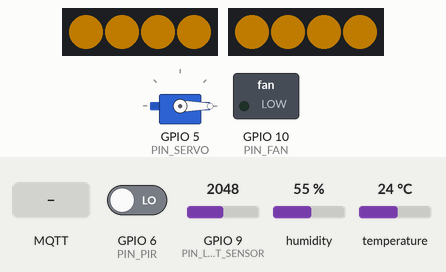
Simulated run of this program. Board: ESP32. Shown: 2 × 4 RGB LEDs in strip order, left to right, servo, switched loads named in the program (green lamp = pin HIGH). The test bench sets the inputs (shaded band); at power-on: temperature 24 °C, GPIO 6 (PIN_PIR) LOW, GPIO 9 (PIN_LIGHT_SENSOR) = 2048, humidity 55 %. Dim RGB values are drawn brighter than linear; WiFi joins after 1.5 s; servers stay silent unless stated; no MQTT or app messages arrive unless stated; what the program prints to the serial monitor is not drawn.

Above: at 7.3 s.
7.4 s: temperature set to 29.3 °C
13.5 s: temperature set to 30.5 °C
At 22.5 s:
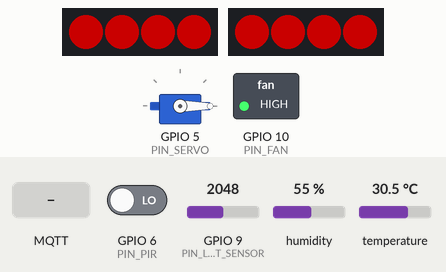
23.5 s: GPIO 6 (PIN_PIR) driven HIGH
At 26.8 s:
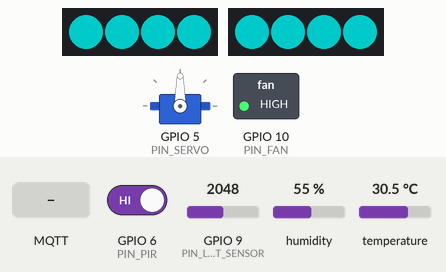
37.5 s: MQTT message "1" arrives on the first subscribed topic
At 42.7 s:
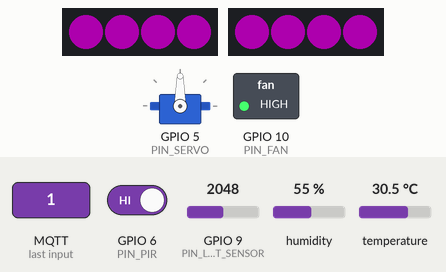
45.6 s: temperature set to 25.6 °C
56.4 s: temperature set to 24.2 °C
At 66.1 s:
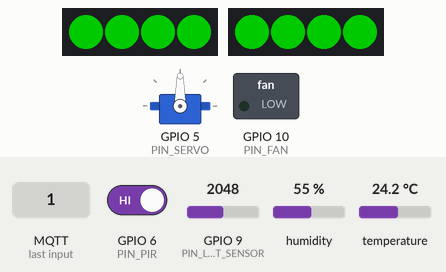
Timing chart, 0 to 67.6 s (numbered marks = the images above; inputs shaded):
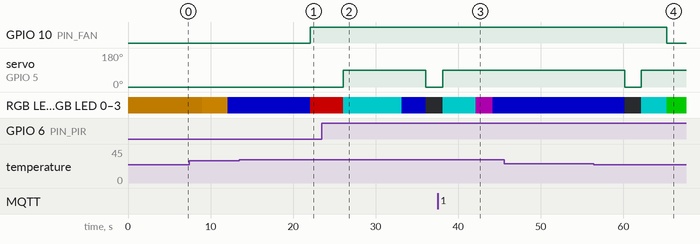

The program:

main.cpp
```cpp
#include <Arduino.h>

#include "utils/logger.h"
#include "config/config.h"

#include "system/timer_manager.h"
#include "system/event_queue.h"

#include "drivers/dht20.h"

#include "tasks/tasks.h"

#include "services/climate_service.h"
#include "services/motion_service.h"
#include "services/command_service.h"
#include "services/light_service.h"

#include "communication/wifi_manager.h"
#include "communication/mqtt_client.h"

static void dispatch_event(event_t *event)
{
  climate_service_handle(event);
  motion_service_handle(event);
  command_service_handle(event);
  light_service_handle(event);
}

void setup()
{
  log_init();

  event_queue_init();
  time_manager_init();

  DHT20_init();
  wifi_manager_init();
  mqtt_client_init();

  climate_service_init();
  motion_service_init();
  command_service_init();
  light_service_init();

  tasks_init();
}

void loop()
{
  wifi_manager_loop();
  mqtt_client_loop();
  time_manager_update();
  motion_service_tick();

  event_t event;

  if (event_queue_pop(&event))
  {
    delay(2000);
    dispatch_event(&event);
  }
}
```

mqtt_client.h
```cpp
#ifndef MQTT_CLIENT_H
#define MQTT_CLIENT_H

#include <PubSubClient.h>

#include "communication/wifi_manager.h"
#include "system/event_queue.h"

void mqtt_client_init();
void mqtt_client_loop();

void mqtt_client_publish_temperature(float temperature);
void mqtt_client_publish_humidity(float humidity);
void mqtt_client_publish_motion(bool motion);

#endif // MQTT_CLIENT_H
```

wifi_manager.h
```cpp
#ifndef WIFI_MANAGER_H
#define WIFI_MANAGER_H

#include <WiFi.h>

#include "config/config.h"
#include "utils/logger.h"

typedef enum
{
    WIFI_STATE_DISCONNECTED = 0,
    WIFI_STATE_CONNECTING,
    WIFI_STATE_CONNECTED
} wifi_state_t;

void wifi_manager_init();
void wifi_manager_loop();

bool wifi_is_connected();

#endif // WIFI_MANAGER_H
```

climate_service.h
```cpp
#ifndef CLIMATE_SERVICE_H
#define CLIMATE_SERVICE_H

#include <cstdio>

#include "config/config.h"
#include "system/event_queue.h"
#include "drivers/dht20.h"
#include "drivers/fan.h"
#include "drivers/led.h"
#include "communication/mqtt_client.h"
#include "utils/logger.h"

typedef enum
{
    CLIMATE_STATE_NORMAL,
    CLIMATE_STATE_HOT

} climate_state_t;

void climate_service_init();

void climate_service_handle(event_t *event);

#endif // CLIMATE_SERVICE_H
```

command_service.h
```cpp
#ifndef COMMAND_SERVICE_H
#define COMMAND_SERVICE_H

#include <cstdlib>

#include "system/event_queue.h"
#include "drivers/led.h"
#include "drivers/fan.h"
#include "drivers/servo_door.h"
#include "utils/logger.h"
#include "config/config.h"

void command_service_init();
void command_service_handle(event_t *event);

#endif // COMMAND_SERVICE_H
```

light_service.h
```cpp
#ifndef LIGHT_SERVICE_H
#define LIGHT_SERVICE_H

#include <stdlib.h>
#include <cstdio>

#include "system/event_queue.h"
#include "drivers/light_sensor.h"
#include "drivers/led.h"
#include "utils/logger.h"

void light_service_init();
void light_service_handle(event_t *event);

#endif // LIGHT_SERVICE_H
```

motion_service.h
```cpp
#ifndef MOTION_SERVICE_H
#define MOTION_SERVICE_H

#include "system/event_queue.h"
#include "communication/mqtt_client.h"
#include "drivers/led.h"
#include "drivers/servo_door.h"
#include "utils/logger.h"

#define MOTION_ACTIVE_TIMEOUT_MS 10000UL

typedef enum
{
    MOTION_STATE_IDLE = 0,
    MOTION_STATE_ACTIVE
} motion_state_t;

void motion_service_init();
void motion_service_handle(event_t *event);

void motion_service_tick();

#endif // MOTION_SERVICE_H
```

event_queue.h
```cpp
#ifndef EVENT_QUEUE_H
#define EVENT_QUEUE_H

#define _EVENT_QUEUE_SIZE 16

#include <stdint.h>

typedef enum
{
    MQTT_CMD_LED = 0,
    MQTT_CMD_FAN,
    MQTT_CMD_DOOR
} mqtt_cmd_type_t;

typedef struct
{
    mqtt_cmd_type_t cmd_type;
    uint8_t value;
} mqtt_command_t;

typedef enum
{
    EVENT_NONE = 0,
    EVENT_SENSOR_UPDATE,
    EVENT_MOTION_DETECTED,

    EVENT_MQTT_CONNECTED,
    EVENT_MQTT_COMMAND,

    EVENT_LIGHT_SENSOR_UPDATE
} event_type_t;

typedef struct
{
    event_type_t type;
    void *data;
} event_t;

void event_queue_init();

bool event_queue_push(event_t event);
bool event_queue_pop(event_t *event);

#endif
```

timer_manager.h
```cpp
#ifndef TIMER_MANAGER_H
#define TIMER_MANAGER_H

#include <Arduino.h>

#define _MAX_TIMERS 10

typedef void (*timer_callback)();
typedef struct
{
    unsigned long interval;
    unsigned long lastRun;
    timer_callback callback;
    bool enabled;
} SoftTimer;

extern volatile SoftTimer timers[_MAX_TIMERS];

void time_manager_init();

bool time_manager_is_expired(int timerID);

void time_manager_update();
int time_manager_add(unsigned long interval, timer_callback cb);
void time_manager_remove(int timerID);
void time_manager_update();

#endif // TIMER_MANAGER_H
```

tasks.h
```cpp
#ifndef TASKS_H
#define TASKS_H

#include "system/timer_manager.h"
#include "system/event_queue.h"

#include "drivers/pir.h"
#include "drivers/light_sensor.h"

#include "config/config.h"

void tasks_init();

#endif // TASKS_H
```

logger.h
```cpp
#ifndef LOGGER_H
#define LOGGER_H

#include <Arduino.h>
#include <iostream>

#define LOG_RESET "\x1B[0m"

#define LOG_GREEN "\x1B[32m"
#define LOG_BLUE "\x1B[34m"
#define LOG_YELLOW "\x1B[33m"
#define LOG_RED "\x1B[31m"
#define LOG_BG_RED "\x1B[41m"

void log_init();

void log_info(const char *msg);
void log_debug(const char *msg);
void log_warn(const char *msg);
void log_error(const char *msg);
void log_fatal(const char *msg);
void log_panic(const char *msg);

#endif // LOGGER_H
```

mqtt_client.cpp
```cpp
#include "communication/mqtt_client.h"

static WiFiClient wifi_client;
static PubSubClient mqttClient(wifi_client);

static void mqtt_callback(char *topic, byte *payload, unsigned int length)
{
    if (length == 0 || length >= 32)
    {
        log_error("Received MQTT message with invalid length");
        return;
    }

    char message[32];

    memcpy(message, payload, length);
    message[length] = '\0';

    log_debug("MQTT message received");

    String topicStr = String(topic);
    uint8_t val = (String(message) == "1") ? 1 : 0;

    mqtt_cmd_type_t cmd_type;

    // Led control
    if (topicStr == TOPIC_LED_CTL)
    {
        cmd_type = MQTT_CMD_LED;
    }

    // Fan control
    else if (topicStr == TOPIC_FAN_CTL)
    {
        cmd_type = MQTT_CMD_FAN;
    }

    // Door control
    else if (topicStr == TOPIC_DOOR_CTL)
    {
        cmd_type = MQTT_CMD_DOOR;
    }

    else
    {
        log_error("Received MQTT message with unknown topic");
        return;
    }

    mqtt_command_t *cmd = (mqtt_command_t *)malloc(sizeof(mqtt_command_t));
    if (!cmd)
    {
        log_error("Failed to allocate memory for MQTT command");
        return;
    }

    cmd->cmd_type = cmd_type;
    cmd->value = val;

    event_t ev;
    ev.type = EVENT_MQTT_COMMAND;
    ev.data = cmd;

    if (!event_queue_push(ev))
    {
        log_error("Failed to push MQTT command event to queue");
        free(cmd);
    }
}

static void mqtt_connect()
{
    if (!wifi_is_connected())
    {
        log_debug("WiFi not connected, cannot connect to MQTT broker");
        return;
    }

    if (mqttClient.connected())
    {
        return;
    }

    log_info("Connecting to MQTT broker...");

    if (mqttClient.connect("iot-smart-home", MQTT_USERNAME, MQTT_KEY))
    {
        log_info("Connected to MQTT broker");
        mqttClient.subscribe(TOPIC_LED_CTL);
        mqttClient.subscribe(TOPIC_FAN_CTL);
        mqttClient.subscribe(TOPIC_DOOR_CTL);
    }
    else
    {
        log_error("MQTT connection failed");
    }
}

void mqtt_client_init()
{
    mqttClient.setServer(MQTT_BROKER, MQTT_PORT);
    mqttClient.setCallback(mqtt_callback);
}

void mqtt_client_loop()
{
    mqtt_connect();
    mqttClient.loop();
}

void mqtt_client_publish_temperature(float temperature)
{
    char buffer[16];

    sprintf(buffer, "%.2f", temperature);

    mqttClient.publish(TOPIC_TEMP, buffer);
}

void mqtt_client_publish_humidity(float humidity)
{
    char buffer[16];

    sprintf(buffer, "%.2f", humidity);

    mqttClient.publish(TOPIC_HUMIDITY, buffer);
}

void mqtt_client_publish_motion(bool motion)
{
    mqttClient.publish(TOPIC_MOTION, motion ? "1" : "0");
}
```

wifi_manager.cpp
```cpp
#include "communication/wifi_manager.h"

static wifi_state_t wifi_state = WIFI_STATE_DISCONNECTED;

static unsigned long last_attempts = 0;
static const unsigned long RECONNECT_INTERVAL = 5000;

void wifi_manager_init()
{
    WiFi.mode(WIFI_STA);

    wifi_state = WIFI_STATE_CONNECTING;

    log_info("Wifi manager initialized");
}

static void wifi_connect()
{
    log_info("Connecting to WiFi...");

    WiFi.begin(WIFI_SSID, WIFI_PASSWORD);
    last_attempts = millis();

    wifi_state = WIFI_STATE_CONNECTING;
}

void wifi_manager_loop()
{
    switch (wifi_state)
    {
    case WIFI_STATE_DISCONNECTED:
        if (millis() - last_attempts > RECONNECT_INTERVAL)
        {
            wifi_connect();
        }
        break;
    case WIFI_STATE_CONNECTING:
        if (WiFi.status() == WL_CONNECTED)
        {
            log_info("WiFi connected");
            Serial.println(WiFi.localIP());

            wifi_state = WIFI_STATE_CONNECTED;
        }

        else if (millis() - last_attempts > RECONNECT_INTERVAL)
        {
            log_warn("WiFi reconnecting");
            wifi_connect();
        }

        break;
    case WIFI_STATE_CONNECTED:
        if (WiFi.status() != WL_CONNECTED)
        {
            log_warn("WiFi disconnected");
            wifi_state = WIFI_STATE_DISCONNECTED;
        }
        break;

    default:
        break;
    }
}

bool wifi_is_connected()
{
    return WiFi.status() == WL_CONNECTED;
}
```

climate_service.cpp
```cpp
#include "services/climate_service.h"

static climate_state_t current_state = CLIMATE_STATE_NORMAL;

static const float TEMP_HIGH_THRESHOLD = 30.0;
static const float TEMP_LOW_THRESHOLD = 25.0;

void climate_service_init()
{
    current_state = CLIMATE_STATE_NORMAL;
    fan_init(PIN_FAN);
    led_init(PIN_LED);
    log_info("Climate service initialized");
}

void climate_service_handle(event_t *event)
{
    if (event->type != EVENT_SENSOR_UPDATE)
    {
        return;
    }

    DHT20Data data = DHT20_read();

    float temperature = data.temperature;
    float humidity = data.humidity;
    char msg[64];
    snprintf(msg, sizeof(msg), "Climate reading: Temp=%.2f°C, Humid=%.2f%%", temperature, humidity);
    log_debug(msg);

    led_blue_on();

    mqtt_client_publish_temperature(temperature);
    mqtt_client_publish_humidity(humidity);

    switch (current_state)
    {
    case CLIMATE_STATE_NORMAL:
        if (temperature > TEMP_HIGH_THRESHOLD)
        {
            fan_on();
            led_red_on();
            log_warn("Temperature high, switching to HOT state");
            current_state = CLIMATE_STATE_HOT;
        }
        break;
    case CLIMATE_STATE_HOT:
        if (temperature < TEMP_LOW_THRESHOLD)
        {
            fan_off();
            led_green_on();
            current_state = CLIMATE_STATE_NORMAL;
            log_info("Temperature back to normal, switching to NORMAL state");
        }
        break;
    default:
        current_state = CLIMATE_STATE_NORMAL;
        break;
    }
}

/* fix added humidity later */
```

command_service.cpp
```cpp
#include "services/command_service.h"

void command_service_init()
{
    led_init(PIN_LED);
    fan_init(PIN_FAN);
    servo_door_init(PIN_SERVO);
    log_info("Command service initialized");
}

void command_service_handle(event_t *event)
{
    if (event->type != EVENT_MQTT_COMMAND)
    {
        return;
    }

    mqtt_command_t *cmd = (mqtt_command_t *)event->data;
    if (!cmd)
    {
        log_error("Received null MQTT command");
        return;
    }

    switch (cmd->cmd_type)
    {
    case MQTT_CMD_LED:
        cmd->value ? led_purple_on() : led_off();
        log_debug(cmd->value ? "LED ON" : "LED OFF");
        break;

    case MQTT_CMD_FAN:
        cmd->value ? fan_on() : fan_off();
        log_debug(cmd->value ? "FAN ON" : "FAN OFF");
        break;

    case MQTT_CMD_DOOR:
        cmd->value ? door_open() : door_close();
        log_debug(cmd->value ? "DOOR OPEN" : "DOOR CLOSE");
        break;

    default:
        log_error("Received MQTT command with unknown type");
        break;
    }

    free(cmd);
}
```

light_service.cpp
```cpp
#include "services/light_service.h"
#include "config/config.h"

static const int RAW_DARK = 300;
static const int RAW_BRIGHT = 3000;

static const uint8_t MAX_BRIGHTNESS = 255;
static const uint8_t MIN_BRIGHTNESS = 20;

static uint8_t last_brightness = 0;

static uint8_t map_clamp(int value, int in_min, int in_max,
                         uint8_t out_min, uint8_t out_max)
{
    if (value <= in_min)
        return out_max;
    if (value >= in_max)
        return out_min;

    long mapped = (long)(in_max - value) * (out_max - out_min) / (in_max - in_min) + out_min;
    return (uint8_t)mapped;
}

void light_service_init()
{
    last_brightness = 0;
    light_sensor_init(PIN_LIGHT_SENSOR);
    led_orange_on();
    log_info("Light service initialized");
}

void light_service_handle(event_t *event)
{
    if (event->type != EVENT_LIGHT_SENSOR_UPDATE)
        return;

    int raw = light_sensor_read_raw();
    uint8_t brightness = map_clamp(raw, RAW_DARK, RAW_BRIGHT,
                                   MIN_BRIGHTNESS, MAX_BRIGHTNESS);

    if (abs((int)brightness - (int)last_brightness) < 5)
        return;

    last_brightness = brightness;
    led_set_brightness(brightness);

    char msg[48];
    sprintf(msg, "Light raw=%d brightness=%d", raw, brightness);
    log_debug(msg);
}
```

motion_service.cpp
```cpp
#include "services/motion_service.h"
#include <Arduino.h>

static motion_state_t current_motion_state = MOTION_STATE_IDLE;
static unsigned long last_motion_time = 0;

void motion_service_init()
{
    current_motion_state = MOTION_STATE_IDLE;
    last_motion_time = 0;
    log_info("Motion service initialized");
}

void motion_service_handle(event_t *event)
{
    if (event->type != EVENT_MOTION_DETECTED)
    {
        return;
    }

    unsigned long current_time = millis();

    switch (current_motion_state)
    {
    case MOTION_STATE_IDLE:
        log_info("Motion detected");

        led_off();
        led_cyan_on();
        door_open();
        mqtt_client_publish_motion(door_is_open());

        last_motion_time = current_time;
        current_motion_state = MOTION_STATE_ACTIVE;
        break;
    case MOTION_STATE_ACTIVE:
        last_motion_time = current_time;
        break;

    default:
        break;
    }
}

void motion_service_tick()
{
    if (current_motion_state != MOTION_STATE_ACTIVE)
    {
        return;
    }

    if (millis() - last_motion_time >= MOTION_ACTIVE_TIMEOUT_MS)
    {
        log_info("Motion timeout, returning to IDLE");

        led_off();
        door_close();

        mqtt_client_publish_motion(door_is_open());
        current_motion_state = MOTION_STATE_IDLE;
    }
}
```

event_queue.cpp
```cpp
#include "system/event_queue.h"

static event_t event_queue[_EVENT_QUEUE_SIZE];

static volatile int head = 0;
static volatile int tail = 0;
static volatile int count = 0;

void event_queue_init()
{
    head = 0;
    tail = 0;
    count = 0;
}

bool event_queue_push(event_t event)
{
    if (count >= _EVENT_QUEUE_SIZE)
    {
        return false;
    }

    event_queue[tail] = event;
    tail = (tail + 1) % _EVENT_QUEUE_SIZE;
    count++;

    return true;
}

bool event_queue_pop(event_t *event)
{
    if (count <= 0)
    {
        return false;
    }

    *event = event_queue[head];
    head = (head + 1) % _EVENT_QUEUE_SIZE;
    count--;

    return true;
}
```

timer_manager.cpp
```cpp
#include "system/timer_manager.h"

volatile SoftTimer timers[_MAX_TIMERS];

void time_manager_init()
{
    int i = 0;
    for (i = 0; i < _MAX_TIMERS; ++i)
    {
        timers[i].enabled = false;
    }
}

bool time_manager_is_expired(int timerID)
{
    return timers[timerID].enabled && (millis() - timers[timerID].lastRun >= timers[timerID].interval);
}

void time_manager_update()
{
    int i = 0;
    for (i = 0; i < _MAX_TIMERS; ++i)
    {
        if (time_manager_is_expired(i))
        {
            timers[i].lastRun = millis();

            if (timers[i].callback)
            {
                timers[i].callback();
            }
        }
    }
}

int time_manager_add(unsigned long interval, timer_callback cb)
{
    for (int i = 0; i < _MAX_TIMERS; ++i)
    {
        if (!timers[i].enabled)
        {
            timers[i].interval = interval;
            timers[i].lastRun = millis();
            timers[i].callback = cb;
            timers[i].enabled = true;
            return i;
        }
    }
    return -1;
}

void time_manager_remove(int timerID)
{
    if (timerID >= 0 && timerID < _MAX_TIMERS)
    {
        timers[timerID].enabled = false;
    }
}
```

tasks.cpp
```cpp
#include "tasks/tasks.h"

static void sensor_task()
{
    event_t ev;

    ev.type = EVENT_SENSOR_UPDATE;
    ev.data = NULL;

    event_queue_push(ev);
}

static void motion_task()
{

    if (pir_detected())
    {
        event_t ev;

        ev.type = EVENT_MOTION_DETECTED;
        ev.data = NULL;

        event_queue_push(ev);
    }
}

static void light_sensor_task()
{
    event_t ev;
    ev.type = EVENT_LIGHT_SENSOR_UPDATE;
    ev.data = NULL;
    event_queue_push(ev);
}

void tasks_init()
{

    pir_init(PIN_PIR);

    time_manager_add(SENSOR_UPDATE_INTERVAL, sensor_task);
    time_manager_add(MOTION_UPDATE_INTERVAL, motion_task);
    time_manager_add(LIGHT_SENSOR_UPDATE_INTERVAL, light_sensor_task);
}
```

logger.cpp
```cpp
#include "utils/logger.h"

static void log_print(const char *color, const char *level, const char *msg)
{
    Serial.print(color);

    Serial.print("[");
    Serial.print(millis());
    Serial.print("] ");

    Serial.print("[");
    Serial.print(level);
    Serial.print("] ");

    Serial.println(msg);

    Serial.println(LOG_RESET);
}

void log_init()
{
    Serial.begin(115200);
}

void log_info(const char *msg)
{
    log_print(LOG_GREEN, "INFO", msg);
}

void log_debug(const char *msg)
{
    log_print(LOG_BLUE, "DEBUG", msg);
}

void log_warn(const char *msg)
{
    log_print(LOG_YELLOW, "WARN", msg);
}

void log_error(const char *msg)
{
    log_print(LOG_RED, "ERROR", msg);
}

void log_fatal(const char *msg)
{
    log_print(LOG_BG_RED, "FATAL", msg);
}

void log_panic(const char *msg)
{
    log_print(LOG_BG_RED, "PANIC", msg);
}
```

dht20.h
```cpp
#ifndef DHT20_DRIVER_H
#define DHT20_DRIVER_H

#include <Wire.h>
#include <DHT20.h>

struct DHT20Data
{
    float temperature;
    float humidity;
};

void DHT20_init();
DHT20Data DHT20_read();

#endif // DHT20_DRIVER_H
```

fan.h
```cpp
#ifndef FAN_DRIVER_H
#define FAN_DRIVER_H

#include <Arduino.h>

void fan_init(uint8_t pin);

void fan_on();
void fan_off();

bool fan_state();

#endif // FAN_DRIVER_H
```

Source omitted: config.h (970 bytes), config.cpp (1300 bytes), led.h (525 bytes), light_sensor.h (202 bytes), pir.h (157 bytes), servo_door.h (207 bytes), dht20.cpp (348 bytes), fan.cpp (376 bytes), led.cpp (1077 bytes), light_sensor.cpp (375 bytes), pir.cpp (191 bytes), servo_door.cpp (466 bytes)

Measured:
- the behaviour switches between 30 and 30.1 °C on temperature (found by bisection; images 0 and 1)
- the behaviour switches between 25 and 24.9 °C on temperature (found by bisection; images 3 and 4)
- after the input at 13.5 s, GPIO 10 (PIN_FAN): LOW → HIGH after 8.6 s; RGB LED 0–3, RGB LED 0–3: RGB(0, 0, 102) → RGB(102, 0, 0) after 8.6 s
- after the input at 23.5 s, servo on GPIO 5 (PIN_SERVO): 0° → 90° after 2.6 s, → 0° 10.0 s later
- after the input at 45.6 s, every drawn part: stays the same
- after the input at 56.4 s, GPIO 10 (PIN_FAN): HIGH → LOW after 8.9 s
